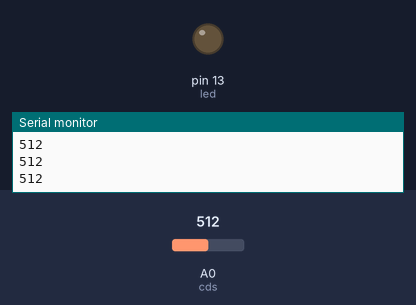
The sketch below on a simulated Arduino Uno, built with avr-gcc and run on an emulated ATmega328P. Parts: output pins drawn as LEDs (lit = HIGH), the last lines printed to the serial monitor. The test bench sets the inputs (shaded band); at power-on: A0 (cds) = 512.

Above: at 1.2 s.
1.3 s: A0 (cds) set to 782
2.8 s: A0 (cds) set to 810
At 3.2 s:
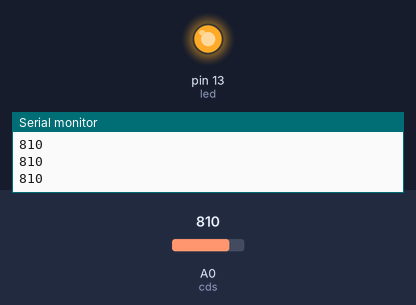
4.3 s: A0 (cds) set to 790
At 4.6 s:
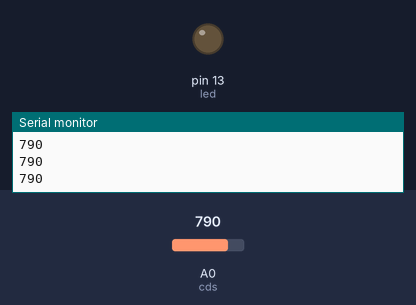
5.8 s: A0 (cds) set to 900
At 7.1 s:
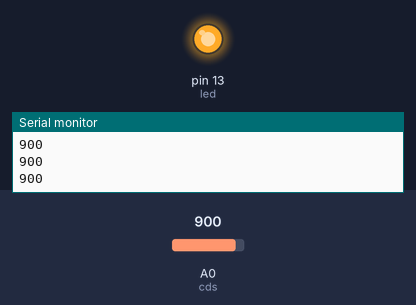
Timing chart, 0 to 8.3 s (numbered marks = the images above; inputs shaded):
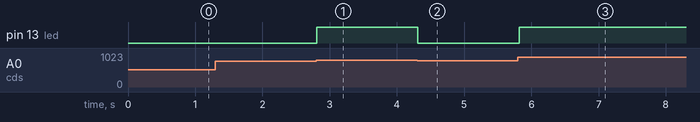

The sketch:

cds.ino
```cpp
#define cds A0
#define led 13

void setup() {
  // put your setup code here, to run once:
  Serial.begin(9600);
  pinMode(led, OUTPUT);
}

void loop() {
  // put your main code here, to run repeatedly:
  int sensorVal = analogRead(cds);
  Serial.println(sensorVal);
  if(sensorVal > 800){
    digitalWrite(led,HIGH);
  }else{
    digitalWrite(led,LOW);
  }
  delay(100);
}
```

Measured:
- the behaviour switches between 800 and 801 on A0 (cds) (found by bisection; images 0 and 1)
- after the input at 2.8 s, pin 13 (led): LOW → HIGH at once
- after the input at 4.3 s, pin 13 (led): HIGH → LOW at once
- after the input at 5.8 s, pin 13 (led): LOW → HIGH at once
